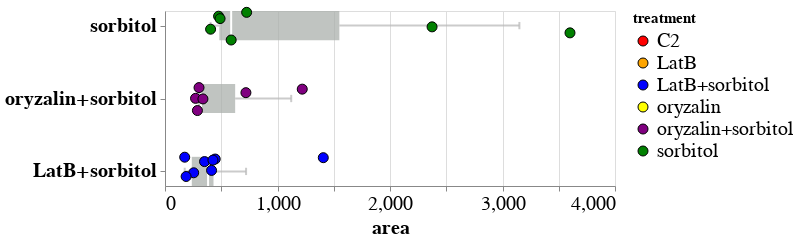

Here is the notebook cell this chart was saved with:
### Code cell
boxjitter = altcat.catplot(df[(df['treatment']=='sorbitol')|(df['treatment']=='LatB+sorbitol')|(df['treatment']=='oryzalin+sorbitol')],
               height=175,
               width=450, 
               mark=dict(opacity=1.0, type='point'),
               box_mark=dict(strokeWidth=5, opacity=0.75, color='#abb0ac'),
               whisker_mark=dict(strokeWidth=2, opacity=0.75, color='#bababa'),
               encoding=dict(x=alt.X('area:Q', scale=alt.Scale(domain=(0,4000))),
                             y=alt.Y('treatment:N'),
#                              # For black&white version
#                              fill=alt.Color('solution:N', scale=alt.Scale(domain=['T87', 'sorbitol', 'water'], range=['#808080', '#000000', '#FFFFFF'])),
#                              # For colored version
                             fill=alt.Color('treatment:N', scale=alt.Scale(domain=['C2', 'LatB', 'LatB+sorbitol','oryzalin','oryzalin+sorbitol','sorbitol'], range=['red', 'orange', 'blue','yellow','purple','green']))),
               transform='jitterbox'
)
boxjitter.configure_text(fontWeight='bold', fontSize=20
).configure_legend(labelFontSize=20, titleFontSize=15
).configure_axis(labelFontSize=20, titleFontSize=20
).configure_mark(color='black'
).configure_point(size=100, strokeWidth=1)

### Figure 1 — Vega-Lite specification as saved in the notebook (floating-point values rounded to 4 significant figures)
{"config": {"view": {"continuousWidth": 400, "continuousHeight": 300}, "axis": {"labelFontSize": 20, "titleFontSize": 20}, "legend": {"labelFontSize": 20, "titleFontSize": 15}, "mark": {"color": "black"}, "point": {"size": 100, "strokeWidth": 1}, "text": {"fontSize": 20, "fontWeight": "bold"}}, "layer": [{"layer": [{"mark": {"type": "rule", "color": "#bababa", "opacity": 0.75, "strokeWidth": 2}, "encoding": {"x": {"type": "quantitative", "field": "bottom_whisker", "scale": {"domain": [0, 4000]}, "title": "area"}, "x2": {"field": "bottom"}, "y": {"type": "quantitative", "field": "nominal_axis_value", "scale": {}}}, "height": 175, "width": 450}, {"mark": {"type": "rule", "color": "#bababa", "opacity": 0.75, "strokeWidth": 2}, "encoding": {"x": {"type": "quantitative", "field": "top", "scale": {"domain": [0, 4000]}, "title": "area"}, "x2": {"field": "top_whisker"}, "y": {"type": "quantitative", "field": "nominal_axis_value", "scale": {}}}, "height": 175, "width": 450}, {"mark": {"type": "bar", "color": "#abb0ac", "opacity": 0.75, "size": 0.4, "strokeWidth": 5}, "encoding": {"x": {"type": "quantitative", "field": "bottom", "scale": {"domain": [0, 4000]}, "title": "area"}, "x2": {"field": "top"}, "y": {"type": "quantitative", "field": "left", "scale": {}}, "y2": {"field": "right"}}, "height": 175, "width": 450}, {"mark": {"type": "rule", "color": "white", "opacity": 1, "strokeWidth": 2}, "encoding": {"x": {"type": "quantitative", "field": "middle", "scale": {"domain": [0, 4000]}, "title": "area"}, "y": {"type": "quantitative", "field": "left", "scale": {}}, "y2": {"field": "right"}}, "height": 175, "width": 450}, {"mark": {"type": "rule", "color": "#bababa", "opacity": 0.75, "strokeWidth": 2}, "encoding": {"x": {"type": "quantitative", "field": "bottom_whisker", "scale": {"domain": [0, 4000]}, "title": "area"}, "y": {"type": "quantitative", "field": "cap_left"}, "y2": {"field": "cap_right"}}, "height": 175, "width": 450}, {"mark": {"type": "rule", "color": "#bababa", "opacity": 0.75, "strokeWidth": 2}, "encoding": {"x": {"type": "quantitative", "field": "top_whisker", "scale": {"domain": [0, 4000]}, "title": "area"}, "y": {"type": "quantitative", "field": "cap_left"}, "y2": {"field": "cap_right"}}, "height": 175, "width": 450}], "data": {"name": "data-a69fee63fbc514ff00960a428235cf54"}}, {"layer": [{"data": {"name": "data-60e56c3a1164187b168e441eb8af5151"}, "mark": {"type": "point", "opacity": 1.0}, "encoding": {"x": {"type": "quantitative", "field": "area", "scale": {"domain": [0, 4000]}, "title": "area"}, "y": {"type": "quantitative", "axis": {"grid": false, "labels": false, "title": null, "values": [0, 1, 2]}, "field": "__jitter"}, "fill": {"type": "nominal", "field": "treatment", "scale": {"domain": ["C2", "LatB", "LatB+sorbitol", "oryzalin", "oryzalin+sorbitol", "sorbitol"], "range": ["red", "orange", "blue", "yellow", "purple", "green"]}}}, "height": 175, "width": 450}, {"data": {"name": "data-29a94cecb5df767f9fa619118ad33c9e"}, "mark": {"type": "text", "align": "right", "baseline": "middle", "dx": -8}, "encoding": {"y": {"type": "quantitative", "axis": {"grid": false, "labels": false, "title": null, "values": [0, 1, 2]}, "field": "__jitter"}, "x": {"type": "quantitative", "field": "area", "scale": {"domain": [0, 4000]}, "title": "area"}, "text": {"type": "nominal", "field": "text"}}, "height": 175, "width": 450}]}], "$schema": "https://vega.github.io/schema/vega-lite/v4.8.1.json", "datasets": {"data-a69fee63fbc514ff00960a428235cf54": [{"nominal_axis_value": 0.0, "treatment": "LatB+sorbitol", "middle": 382.7, "bottom": 238.2, "top": 431.1, "top_whisker": 720.6, "bottom_whisker": 175.2, "left": -0.2, "right": 0.2, "cap_left": -0.05, "cap_right": 0.05}, {"nominal_axis_value": 1.0, "treatment": "oryzalin+sorbitol", "middle": 319.8, "bottom": 291.7, "top": 623.7, "top_whisker": 1122.0, "bottom_whisker": 271.5, "left": 0.8, "right": 1.2, "cap_left": 0.95, "cap_right": 1.05}, {"nominal_axis_value": 2.0, "treatment": "sorbitol", "middle": 588.2, "bottom": 482.9, "top": 1550.0, "top_whisker": 3150.0, "bottom_whisker": 405.2, "left": 1.8, "right": 2.2, "cap_left": 1.95, "cap_right": 2.05}], "data-60e56c3a1164187b168e441eb8af5151": [{"name": "BY2_in_sorbitol/cell072_corr", "max force (uN)": 881.2, "location": "cyto", "kinit": 5.103, "deltaF": 4.784, "treatment": "sorbitol", "details": "spreads", "kret": 553.5, "area": 2374.0, "Pos Z zero (um)": 19.35, "__jitter": 1.982}, {"name": "BY2_in_sorbitol/cell073_corr", "max force (uN)": 830.8, "location": "cyto", "kinit": 0.475, "deltaF": 0.5069, "treatment": "sorbitol", "details": "spreads", "kret": 687.7, "area": 476.2, "Pos Z zero (um)": 6.86, "__jitter": 2.129}, {"name": "BY2_in_sorbitol/cell074_corr", "max force (uN)": 853.3, "location": "cyto", "kinit": 0.09835, "deltaF": 0.3273, "treatment": "sorbitol", "details": "moves", "kret": 666.1, "area": 489.6, "Pos Z zero (um)": 10.3, "__jitter": 2.096}, {"name": "BY2_in_sorbitol/cell075_corr", "max force (uN)": 833.1, "location": "cyto", "kinit": 5.551, "deltaF": 5.338, "treatment": "sorbitol", "details": "moves", "kret": 617.7, "area": 588.2, "Pos Z zero (um)": 6.665, "__jitter": 1.802}, {"name": "BY2_in_sorbitol/cell086_corr", "max force (uN)": 881.4, "location": "cyto", "kinit": 0.8545, "deltaF": 0.8547, "treatment": "sorbitol", "details": "spreads", "kret": 587.7, "area": 3600.0, "Pos Z zero (um)": 19.45, "__jitter": 1.9}, {"name": "BY2_in_sorbitol/cell087_corr", "max force (uN)": 858.7, "location": "cyto", "kinit": 1.925, "deltaF": 1.861, "treatment": "sorbitol", "details": "spreads", "kret": 678.9, "area": 725.6, "Pos Z zero (um)": 12.81, "__jitter": 2.181}, {"name": "BY2_in_sorbitol/cell103_corr", "max force (uN)": 847.0, "location": "cyto", "kinit": 0.7203, "deltaF": 1.0, "treatment": "sorbitol", "details": "spreads", "kret": 699.0, "area": 405.2, "Pos Z zero (um)": 5.217, "__jitter": 1.95}, {"name": "BY2_in_oryzalin_sorbitol/cell062_corr", "max force (uN)": 881.1, "location": "cyto", "kinit": 2.017, "deltaF": 1.871, "treatment": "oryzalin+sorbitol", "details": "spreads", "kret": 676.3, "area": 302.4, "Pos Z zero (um)": 16.98, "__jitter": 1.149}, {"name": "BY2_in_oryzalin_sorbitol/cell063_corr", "max force (uN)": 876.0, "location": "cyto", "kinit": 1.684, "deltaF": 1.537, "treatment": "oryzalin+sorbitol", "details": "spreads", "kret": 692.8, "area": 719.3, "Pos Z zero (um)": 13.94, "__jitter": 1.08}, {"name": "BY2_in_oryzalin_sorbitol/cell064_corr", "max force (uN)": 860.5, "location": "cyto", "kinit": 2.728, "deltaF": 2.531, "treatment": "oryzalin+sorbitol", "details": "spreads", "kret": 629.9, "area": 1220.0, "Pos Z zero (um)": 14.19, "__jitter": 1.128}, {"name": "BY2_in_oryzalin_sorbitol/cell065_corr", "max force (uN)": 864.7, "location": "cyto", "kinit": 1.024, "deltaF": 1.007, "treatment": "oryzalin+sorbitol", "details": "moves", "kret": 397.0, "area": 288.1, "Pos Z zero (um)": 9.45, "__jitter": 0.8348}, {"name": "BY2_in_oryzalin_sorbitol/cell066_corr", "max force (uN)": 878.5, "location": "cyto", "kinit": 4.808, "deltaF": 4.706, "treatment": "oryzalin+sorbitol", "details": "moves", "kret": 647.0, "area": 271.5, "Pos Z zero (um)": 0.3185, "__jitter": 1.002}, {"name": "BY2_in_oryzalin_sorbitol/cell068_corr", "max force (uN)": 859.3, "location": "cyto", "kinit": 1.439, "deltaF": 1.383, "treatment": "oryzalin+sorbitol", "details": "spreads", "kret": 354.6, "area": 337.2, "Pos Z zero (um)": 13.5, "__jitter": 0.9941}, {"name": "BY2_in_LatB_sorbitol/cell042_corr", "max force (uN)": 892.4, "location": "cyto", "kinit": 3.314, "deltaF": 3.2, "treatment": "LatB+sorbitol", "details": "moves", "kret": 195.0, "area": 351.5, "Pos Z zero (um)": 5.145, "__jitter": 0.1346}, {"name": "BY2_in_LatB_sorbitol/cell043_corr", "max force (uN)": 875.0, "location": "cyto", "kinit": 2.962, "deltaF": 2.713, "treatment": "LatB+sorbitol", "details": "spreads", "kret": 731.1, "area": 1407.0, "Pos Z zero (um)": 19.08, "__jitter": 0.1884}, {"name": "BY2_in_LatB_sorbitol/cell046_corr", "max force (uN)": 760.2, "location": "cyto", "kinit": 2.019, "deltaF": 1.886, "treatment": "LatB+sorbitol", "details": "moves", "kret": 581.3, "area": 175.2, "Pos Z zero (um)": 7.509, "__jitter": 0.1951}, {"name": "BY2_in_LatB_sorbitol/cell047_corr", "max force (uN)": 759.3, "location": "cyto", "kinit": 2.354, "deltaF": 2.242, "treatment": "LatB+sorbitol", "details": "moves", "kret": 600.5, "area": 255.0, "Pos Z zero (um)": 10.08, "__jitter": -0.01875}, {"name": "BY2_in_LatB_sorbitol/cell048_corr", "max force (uN)": 759.2, "location": "cyto", "kinit": 1.178, "deltaF": 1.135, "treatment": "LatB+sorbitol", "details": "moves", "kret": 627.7, "area": 187.7, "Pos Z zero (um)": 9.491, "__jitter": -0.06965}, {"name": "BY2_in_LatB_sorbitol/cell049_corr", "max force (uN)": 780.4, "location": "cyto", "kinit": 1.485, "deltaF": 1.383, "treatment": "LatB+sorbitol", "details": "spreads", "kret": 693.1, "area": 446.3, "Pos Z zero (um)": 14.79, "__jitter": 0.1698}, {"name": "BY2_in_LatB_sorbitol/cell050_corr", "max force (uN)": 778.0, "location": "cyto", "kinit": 1.977, "deltaF": 1.885, "treatment": "LatB+sorbitol", "details": "spreads", "kret": 636.5, "area": 426.1, "Pos Z zero (um)": 13.91, "__jitter": 0.155}, {"name": "BY2_in_LatB_sorbitol/cell051_corr", "max force (uN)": 783.7, "location": "cyto", "kinit": 1.962, "deltaF": 1.96, "treatment": "LatB+sorbitol", "details": "spreads", "kret": 641.3, "area": 414.0, "Pos Z zero (um)": 14.07, "__jitter": 0.01389}], "data-29a94cecb5df767f9fa619118ad33c9e": [{"area": 0, "__jitter": 0, "text": "LatB+sorbitol"}, {"area": 0, "__jitter": 1, "text": "oryzalin+sorbitol"}, {"area": 0, "__jitter": 2, "text": "sorbitol"}]}}
